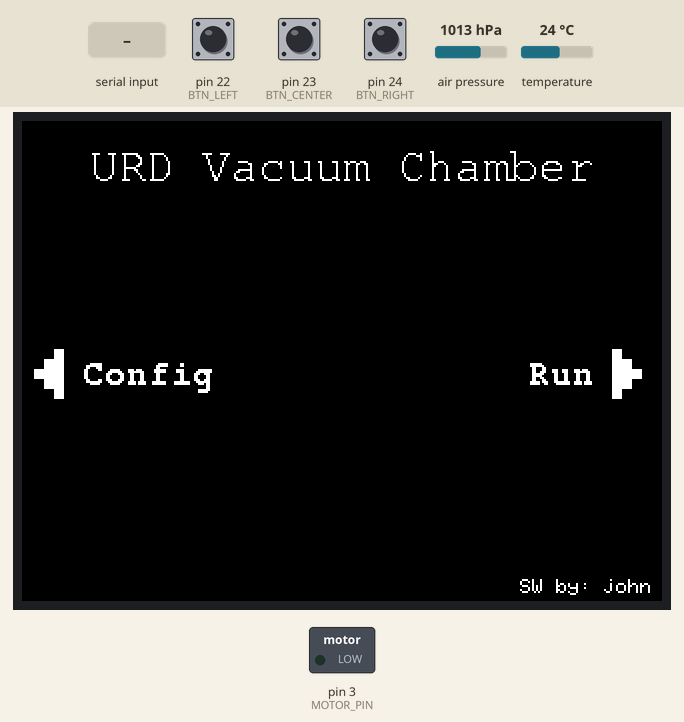
Recording of a sketch running on a simulated Arduino Mega 2560, built with avr-gcc and run on an emulated ATmega2560. Parts: 320×240 colour display, switched loads named in the sketch (green lamp = pin HIGH). Inputs (shaded band) come from the test bench; at power-on: pin 24 (BTN_RIGHT) HIGH, pin 23 (BTN_CENTER) HIGH, pin 22 (BTN_LEFT) HIGH, air pressure 1013 hPa, temperature 24 °C. What the sketch prints to the serial monitor is not drawn.

Above: at 3.9 s.
4.0 s: pin 24 (BTN_RIGHT) pulled LOW for 0.15 s
At 4.66 s:
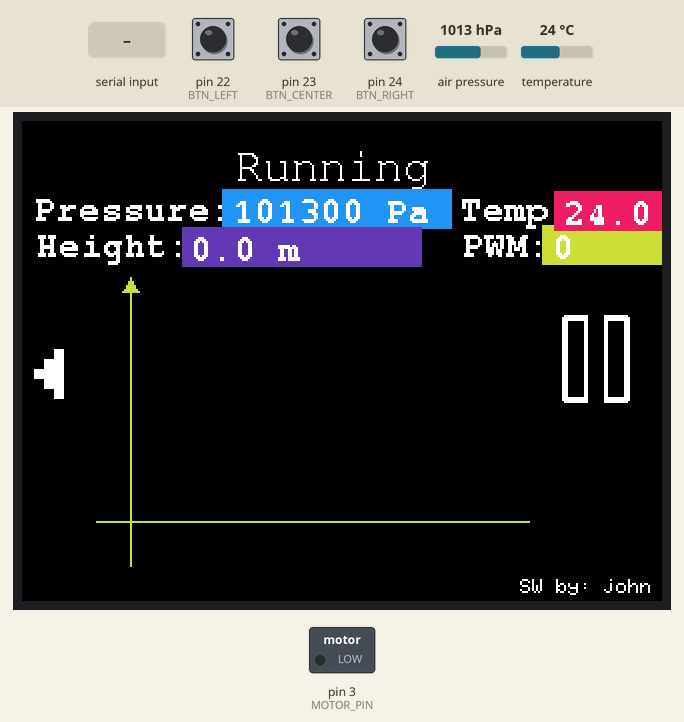
4.7 s: pin 23 (BTN_CENTER) pulled LOW for 0.15 s
At 5.27 s:
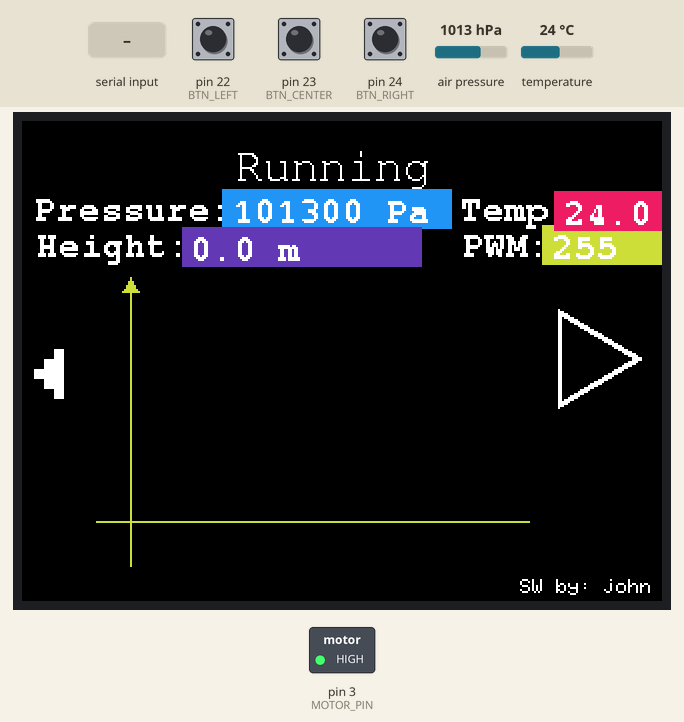
5.4 s: pin 22 (BTN_LEFT) pulled LOW for 1 s
At 6.8 s:
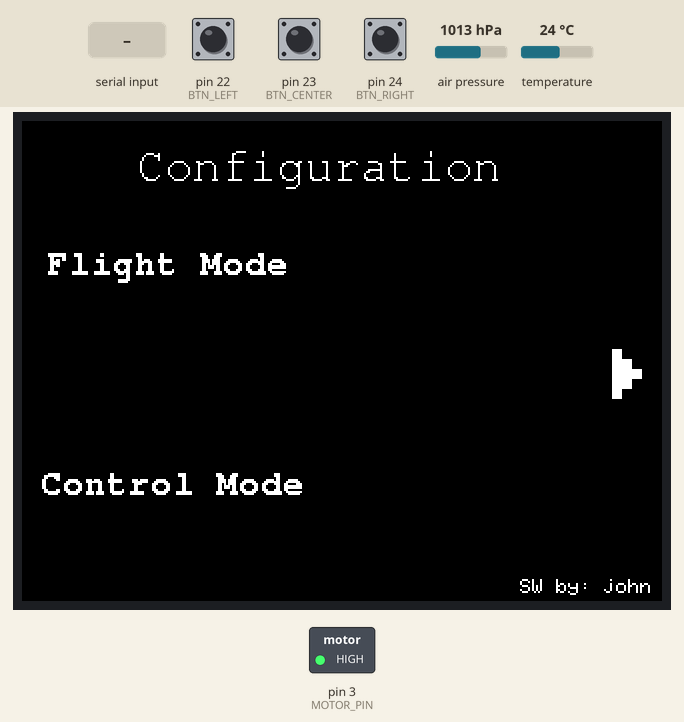
7.9 s: pin 24 (BTN_RIGHT) pulled LOW for 1 s
At 8.37 s:
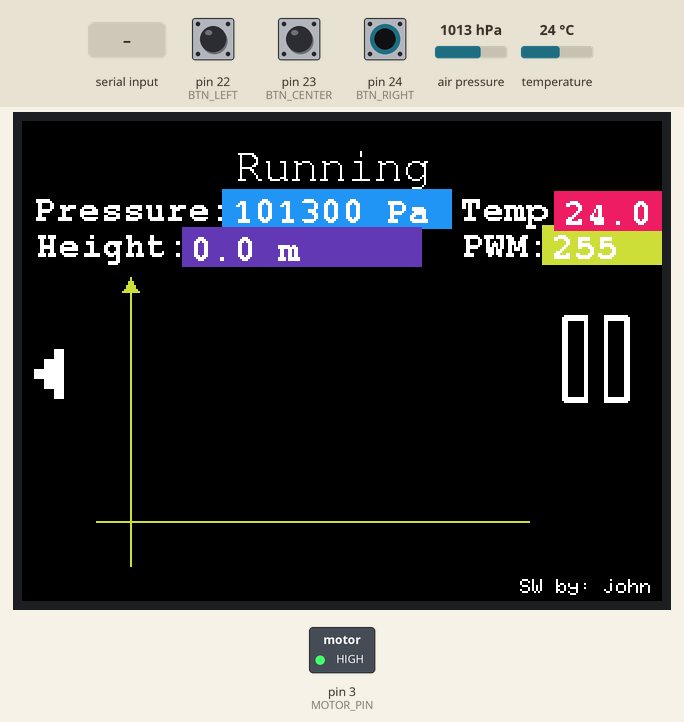
9.5 s: "E" received over Serial
At 10.7 s:
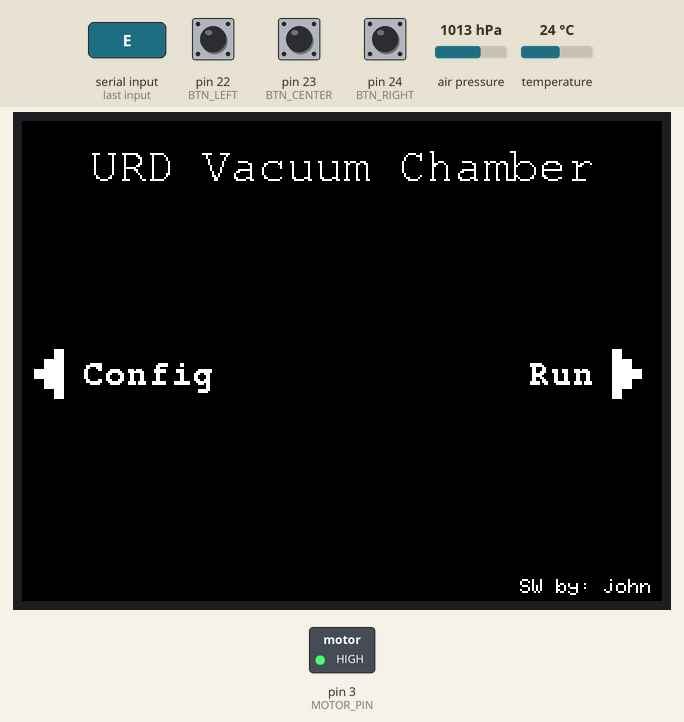
11.1 s: "D" received over Serial
At 11.79 s:
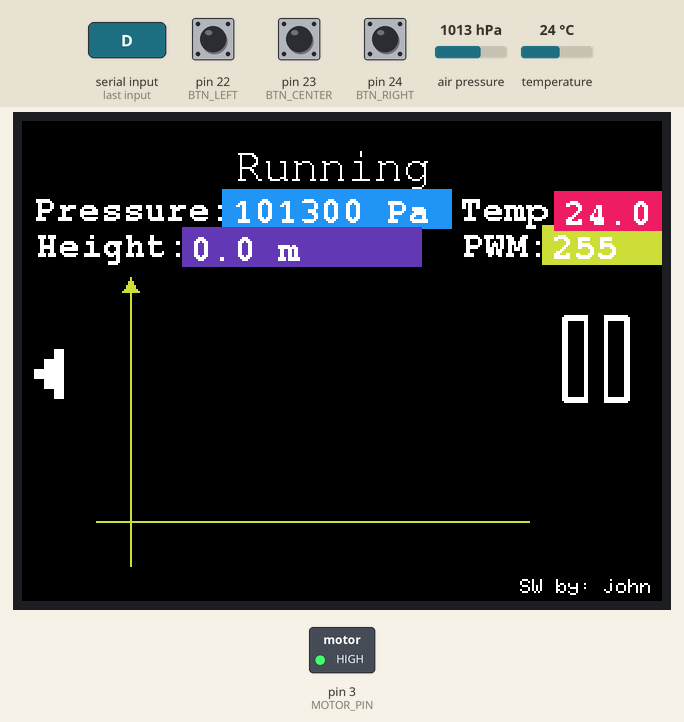
Timing chart, 0 to 14.0 s (numbered marks = the images above; inputs shaded):
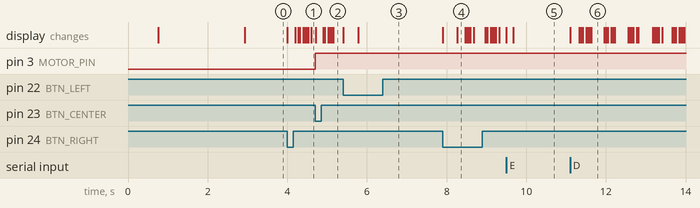

Measured:
- after the input at 4.0 s, the display: first changes at once (image 1 shows a later state)
- after the input at 4.7 s, pin 3 (MOTOR_PIN): LOW → HIGH at once; the display: first changes at once (image 2 shows a later state)
- after the input at 5.4 s, the display: first changes at once (image 3 shows a later state)
- after the input at 7.9 s, the display: first changes at once (image 4 shows a later state)
- after the input at 9.5 s, the display: first changes at once (image 5 shows a later state)
- after the input at 11.1 s, the display: first changes at once (image 6 shows a later state)

The sketch:

VacuumChamber.ino
```cpp
#include <Wire.h>
#include <Adafruit_GFX.h>
#include <MCUFRIEND_kbv.h>
#include <Adafruit_BMP280.h>


// =====================================================
// CONFIGURATIONS
// =====================================================
#define SCREEN_ON 0
#define DEBUG_PRINTS 0

// =====================================================
// DISPLAY
// =====================================================
MCUFRIEND_kbv tft;

#define TFT_ID 0x7783

#define BLACK   0x0000
#define WHITE   0xFFFF
#define RED     0xF800
#define GREEN   0x07E0
#define BLUE    0x001F
#define YELLOW  0xFFE0
#define CYAN    0x07FF
#define MAGENTA 0xF81F


// =====================================================
// BUTTONS
// =====================================================
#define BTN_LEFT   22
#define BTN_CENTER 23
#define BTN_RIGHT  24

// =====================================================
// MOTOR
// =====================================================
#define MOTOR_PIN 3

uint8_t motorPWM = 255;
bool motorRunning = false;

// =====================================================
// BMP280
// =====================================================
Adafruit_BMP280 bmp;

bool bmpOK = false;

float pressurePa = 0.0f;
float temperatureC = 0.0f;
float heightM = 0.0f;
float referencePressurePa = 101325.0f;

unsigned long lastSensorUpdate = 0;
const unsigned long SENSOR_PERIOD_MS = 200;

// =====================================================
// DISPLAY / ANIMATION UPDATE
// =====================================================
unsigned long lastRunValuesUpdate = 0;
const unsigned long RUN_VALUES_PERIOD_MS = 200;

unsigned long lastAnimationUpdate = 0;
const unsigned long ANIMATION_PERIOD_MS = 42;

// =====================================================
// BUTTON DEBOUNCE
// =====================================================
unsigned long lastButtonTime = 0;
const unsigned long BUTTON_DEBOUNCE_MS = 150;

// =====================================================
// SCREEN STATES
// =====================================================
enum Screen {
  SCREEN_CONFIG = 0,
  SCREEN_MAIN   = 1,
  SCREEN_RUN    = 2
};

Screen currentScreen = SCREEN_MAIN;
// Different initial value forces MAIN to be drawn after splash.
Screen previousScreen = SCREEN_CONFIG;

// =====================================================
// FUNCTION PROTOTYPES
// =====================================================
void readButtons();
void readSerialControl();
void processInput(char input);

void enterScreen(Screen screen);
void mainScreen();
void configScreen();
void runScreen();

void updateSensors();
void updateRunTextBuffers();
void updateRunValuesOnScreen();

void updateMotor();
void sendStart();
void sendConfirmation();

// =========================
// LOPAKA GENERATED CODE
// =========================

void drawMain1(void) {
    tft.fillScreen(0x0);
}

// [BEGIN lopaka generated]
#include "FreeMono12pt7b.h"
#include "FreeMonoBold9pt7b.h"

static const unsigned char PROGMEM image_ButtonRightSmall_bits[] = {0xf8,0x00,0xf8,0x00,0xf8,0x00,0xf8,0x00,0xf8,0x00,0xff,0xc0,0xff,0xc0,0xff,0xc0,0xff,0xc0,0xff,0xc0,0xff,0xfe,0xff,0xfe,0xff,0xfe,0xff,0xfe,0xff,0xfe,0xff,0xc0,0xff,0xc0,0xff,0xc0,0xff,0xc0,0xff,0xc0,0xf8,0x00,0xf8,0x00,0xf8,0x00,0xf8,0x00,0xf8,0x00};

void drawConfig(void) {
    tft.fillScreen(0x0);
    // string 4
    tft.setTextColor(0xFFFF);
    tft.setTextWrap(false);
    tft.setCursor(249, 229);
    tft.print("SW by: john");
    // ButtonRightSmall
    tft.drawBitmap(295, 114, image_ButtonRightSmall_bits, 15, 25, 0xFFFF);
    // Title
    tft.setFont(&FreeMono12pt7b);
    tft.setCursor(57, 29);
    tft.print("Configuration");
    // string 16
    tft.setFont(&FreeMonoBold9pt7b);
    tft.setCursor(718, 74);
    tft.print("Height:");
    // string 29
    tft.setCursor(12, 76);
    tft.print("Flight Mode");
    // string 29
    tft.setCursor(9, 186);
    tft.print("Control Mode");
}


// [BEGIN lopaka generated]
#include "FreeMono12pt7b.h"
#include "FreeMonoBold9pt7b.h"

static const unsigned char PROGMEM image_ButtonLeftSmall_bits[] = {0x00,0x3e,0x00,0x3e,0x00,0x3e,0x00,0x3e,0x00,0x3e,0x07,0xfe,0x07,0xfe,0x07,0xfe,0x07,0xfe,0x07,0xfe,0xff,0xfe,0xff,0xfe,0xff,0xfe,0xff,0xfe,0xff,0xfe,0x07,0xfe,0x07,0xfe,0x07,0xfe,0x07,0xfe,0x07,0xfe,0x00,0x3e,0x00,0x3e,0x00,0x3e,0x00,0x3e,0x00,0x3e};


void drawMain2(void) {
    tft.fillScreen(0x0);
    // string 4
    tft.setTextColor(0xFFFF);
    tft.setTextWrap(false);
    tft.setCursor(249, 229);
    tft.print("SW by: john");
    // ButtonRightSmall
    tft.drawBitmap(295, 114, image_ButtonRightSmall_bits, 15, 25, 0xFFFF);
    // ButtonLeftSmall
    tft.drawBitmap(6, 114, image_ButtonLeftSmall_bits, 15, 25, 0xFFFF);
    // Title
    tft.setFont(&FreeMono12pt7b);
    tft.setCursor(-318, 29);
    tft.print("URD Vacuum Chamber");
    // Title
    tft.setCursor(34, 29);
    tft.print("URD Vacuum Chamber");
    // string 13
    tft.setFont(&FreeMonoBold9pt7b);
    tft.setCursor(30, 131);
    tft.print("Config");
    // string 13
    tft.setCursor(253, 131);
    tft.print("Run");
}


// [BEGIN lopaka generated]
#include "FreeMono12pt7b.h"
#include "FreeMonoBold9pt7b.h"


#include "pause_64_64_28f.h"
char height_text[18]   = "0.0 m";
char pressure_text[20] = "0 Pa";
char pwm_text[10]      = "0";
char temp_text[16]     = "0.0 C";

void updateAnimations() {
    pause_64_64_28f_frame = millis() / 42 % 28;
}

void drawAnimation_pause_64_64_28f(void) {
    tft.drawBitmap(255, 87, pause_64_64_28f_frames[pause_64_64_28f_frame], 64, 64, 0xFFFF, 0x0);
}

void drawAnimations() {
    updateAnimations();
    drawAnimation_pause_64_64_28f();
}


void drawRun(void) {
    tft.fillScreen(0x0);
    // string 4
    tft.setTextColor(0xFFFF);
    tft.setTextWrap(false);
    tft.setCursor(249, 229);
    tft.print("SW by: john");
    // ButtonLeftSmall
    tft.drawBitmap(6, 114, image_ButtonLeftSmall_bits, 15, 25, 0xFFFF);
    // Title
    tft.setFont(&FreeMono12pt7b);
    tft.setCursor(106, 29);
    tft.print("Running");
    // press_text
    tft.setFont(&FreeMonoBold9pt7b);
    tft.setCursor(6, 49);
    tft.print("Pressure:");
    // height_text
    tft.setCursor(7, 67);
    tft.print("Height:");
    // temp_text
    tft.setCursor(219, 49);
    tft.print("Temp:");
    // pwm_text
    tft.setCursor(220, 67);
    tft.print("PWM:");
    // pressure
    tft.setTextColor(0xFFFF, 0x24BE);
    tft.setCursor(105, 50);
    tft.print(pressure_text);
    // pwm
    tft.setTextColor(0xFFFF, 0xCEE7);
    tft.setCursor(265, 68);
    tft.print(pwm_text);
    // height
    tft.setTextColor(0xFFFF, 0x61D6);
    tft.setCursor(84, 69);
    tft.print(height_text);
    // temp
    tft.setTextColor(0xFFFF, 0xE8EC);
    tft.setCursor(271, 51);
    tft.print(temp_text);
    // line 24
    tft.drawLine(-708, -278, -708, -278, 0xCEE7);
    // line 25
    tft.drawLine(54, 85, 54, 222, 0xCEE7);
    // line 26
    tft.drawLine(37, 200, 253, 200, 0xCEE7);
    // triangle 27
    tft.fillTriangle(54, 78, 50, 85, 58, 85, 0xCEE7);
}

// [END lopaka generated]


// =====================================================
// SETUP
// =====================================================
void setup() {
  Serial.begin(115200);
  delay(300);

  Serial.println();
  Serial.println(F("================================"));
  Serial.println(F(" URD Vacuum Chamber"));
  Serial.println(F(" Mega + MCUFRIEND 0x7783"));
  Serial.println(F("================================"));

  // -------------------------
  // Buttons
  // -------------------------
  pinMode(BTN_LEFT, INPUT_PULLUP);
  pinMode(BTN_CENTER, INPUT_PULLUP);
  pinMode(BTN_RIGHT, INPUT_PULLUP);

  // -------------------------
  // Motor PWM
  // -------------------------
  pinMode(MOTOR_PIN, OUTPUT);
  analogWrite(MOTOR_PIN, 0);

  // -------------------------
  // BMP280 / I2C
  // Mega: SDA = 20, SCL = 21
  // -------------------------
  Wire.begin();

  bmpOK = bmp.begin(0x76);

  if (!bmpOK) {
    bmpOK = bmp.begin(0x77);
  }

  if (bmpOK) {
    // Moderate filtering/oversampling for a stable chamber reading.
    bmp.setSampling(
      Adafruit_BMP280::MODE_NORMAL,
      Adafruit_BMP280::SAMPLING_X2,
      Adafruit_BMP280::SAMPLING_X16,
      Adafruit_BMP280::FILTER_X16,
      Adafruit_BMP280::STANDBY_MS_63
    );

    delay(150);

    referencePressurePa = bmp.readPressure();

    Serial.print(F("[BMP280] OK | P0 = "));
    Serial.print(referencePressurePa, 1);
    Serial.println(F(" Pa"));
  } else {
    Serial.println(F("[BMP280] NOT FOUND at 0x76 or 0x77"));
  }

  // -------------------------
  // TFT
  // -------------------------

  uint16_t detectedID = tft.readID();

  Serial.print(F("[TFT] detected ID = 0x"));
  Serial.println(detectedID, HEX);

  // The tested shield reports 0x7783.
  tft.begin(TFT_ID);
  tft.setRotation(3);
  tft.fillScreen(BLACK);

  // -------------------------
  // Splash
  // -------------------------
  drawMain1();
  delay(2000);

  // Force initial MAIN draw.
  previousScreen = SCREEN_CONFIG;
  currentScreen = SCREEN_MAIN;

  Serial.println(F("[SERIAL] E=left | C=center | D=right"));
}


// =====================================================
// MAIN LOOP
// =====================================================
void loop() {
  readButtons();
  readSerialControl();

  updateSensors();
  updateMotor();

  if (currentScreen != previousScreen) {
    enterScreen(currentScreen);
    previousScreen = currentScreen;
  }

  switch (currentScreen) {
    case SCREEN_CONFIG:
      configScreen();
      break;

    case SCREEN_MAIN:
      mainScreen();
      break;

    case SCREEN_RUN:
      runScreen();
      break;
  }
}


// =====================================================
// INPUT PROCESSING
// =====================================================
void processInput(char input) {
  // LEFT
  if (input == 'E') {
    Serial.println(F("[INPUT] LEFT"));

    if (currentScreen == SCREEN_RUN) {
      currentScreen = SCREEN_MAIN;
    } else if (currentScreen == SCREEN_MAIN) {
      currentScreen = SCREEN_CONFIG;
    }

    return;
  }

  // RIGHT
  if (input == 'D') {
    Serial.println(F("[INPUT] RIGHT"));

    if (currentScreen == SCREEN_CONFIG) {
      currentScreen = SCREEN_MAIN;
    } else if (currentScreen == SCREEN_MAIN) {
      currentScreen = SCREEN_RUN;
    }

    return;
  }

  // CENTER
  if (input == 'C') {
    Serial.println(F("[INPUT] CENTER"));

    if (currentScreen == SCREEN_RUN) {
      sendStart();
    } else if (currentScreen == SCREEN_CONFIG) {
      sendConfirmation();
    }

    return;
  }
}


// =====================================================
// PHYSICAL BUTTONS
// =====================================================
void readButtons() {
  if ((millis() - lastButtonTime) < BUTTON_DEBOUNCE_MS) {
    return;
  }

  if (digitalRead(BTN_LEFT) == LOW) {
    lastButtonTime = millis();
    processInput('E');
    return;
  }

  if (digitalRead(BTN_CENTER) == LOW) {
    lastButtonTime = millis();
    processInput('C');
    return;
  }

  if (digitalRead(BTN_RIGHT) == LOW) {
    lastButtonTime = millis();
    processInput('D');
    return;
  }
}


// =====================================================
// SERIAL CONTROL
// =====================================================
void readSerialControl() {
  while (Serial.available() > 0) {
    char c = Serial.read();

    if (c >= 'a' && c <= 'z') {
      c = c - ('a' - 'A');
    }

    if (c == 'E' || c == 'C' || c == 'D') {
      processInput(c);
    }
  }
}


// =====================================================
// SCREEN ENTRY
// =====================================================
void enterScreen(Screen screen) {
  tft.fillScreen(BLACK);
  tft.setFont(NULL);
  tft.setTextWrap(false);

  switch (screen) {
    case SCREEN_CONFIG:
      Serial.println(F("[SCREEN] CONFIG"));
      drawConfig();
      break;

    case SCREEN_MAIN:
      Serial.println(F("[SCREEN] MAIN"));
      drawMain2();
      break;

    case SCREEN_RUN:
      Serial.println(F("[SCREEN] RUN"));
      updateRunTextBuffers();
      drawRun();

      // Force immediate first dynamic refresh.
      lastRunValuesUpdate = 0;
      lastAnimationUpdate = 0;
      break;
  }
}


// =====================================================
// SCREEN LOGIC
// =====================================================
void mainScreen() {
  // Static screen: draw only on entry.
}

void configScreen() {
  // Static for now.
  // sendConfirmation() is the placeholder for future parameter editing.
}

void runScreen() {
  unsigned long now = millis();

  // Only redraw the value areas, not the whole screen.
  if ((now - lastRunValuesUpdate) >= RUN_VALUES_PERIOD_MS) {
    lastRunValuesUpdate = now;
    updateRunTextBuffers();
    updateRunValuesOnScreen();
  }

  // Lopaka pause/resume animation.
  if ((now - lastAnimationUpdate) >= ANIMATION_PERIOD_MS) {
    lastAnimationUpdate = now;
    drawAnimations();
  }
}


// =====================================================
// SENSOR ACQUISITION
// =====================================================
void updateSensors() {
  if (!bmpOK) {
    return;
  }

  unsigned long now = millis();

  if ((now - lastSensorUpdate) < SENSOR_PERIOD_MS) {
    return;
  }

  lastSensorUpdate = now;

  pressurePa = bmp.readPressure();
  temperatureC = bmp.readTemperature();

  // Relative barometric "height" referenced to pressure at startup.
  // Useful here as an equivalent pressure altitude change.
  if (pressurePa > 0.0f && referencePressurePa > 0.0f) {
    heightM =
      44330.0f *
      (1.0f - pow(pressurePa / referencePressurePa, 0.1903f));
  }

  Serial.print(F("[SENSOR] P="));
  Serial.print(pressurePa, 0);
  Serial.print(F(" Pa | T="));
  Serial.print(temperatureC, 1);
  Serial.print(F(" C | H="));
  Serial.print(heightM, 1);
  Serial.print(F(" m | PWM="));
  Serial.print(motorRunning ? motorPWM : 0);
  Serial.print(F(" | MOTOR="));
  Serial.println(motorRunning ? F("ON") : F("OFF"));
}


// =====================================================
// CONVERT VALUES TO LOPAKA TEXT BUFFERS
// =====================================================
void updateRunTextBuffers() {
  if (bmpOK) {
    char numberBuffer[14];

    dtostrf(pressurePa, 1, 0, numberBuffer);
    snprintf(pressure_text, sizeof(pressure_text), "%s Pa", numberBuffer);

    dtostrf(heightM, 1, 1, numberBuffer);
    snprintf(height_text, sizeof(height_text), "%s m", numberBuffer);

    dtostrf(temperatureC, 1, 1, numberBuffer);
    snprintf(temp_text, sizeof(temp_text), "%s C", numberBuffer);
  } else {
    strncpy(pressure_text, "SENSOR ERR", sizeof(pressure_text));
    pressure_text[sizeof(pressure_text) - 1] = '\0';

    strncpy(height_text, "--.- m", sizeof(height_text));
    height_text[sizeof(height_text) - 1] = '\0';

    strncpy(temp_text, "--.- C", sizeof(temp_text));
    temp_text[sizeof(temp_text) - 1] = '\0';
  }

  snprintf(
    pwm_text,
    sizeof(pwm_text),
    "%u",
    motorRunning ? motorPWM : 0
  );
}


// =====================================================
// PARTIAL RUN-SCREEN REFRESH
// =====================================================
void updateRunValuesOnScreen() {
  tft.setFont(&FreeMonoBold9pt7b);

  // Pressure
  tft.fillRect(100, 34, 115, 20, 0x24BE);
  tft.setTextColor(WHITE, 0x24BE);
  tft.setCursor(105, 50);
  tft.print(pressure_text);

  // PWM
  tft.fillRect(260, 52, 60, 20, 0xCEE7);
  tft.setTextColor(WHITE, 0xCEE7);
  tft.setCursor(265, 68);
  tft.print(pwm_text);

  // Height
  tft.fillRect(80, 53, 120, 20, 0x61D6);
  tft.setTextColor(WHITE, 0x61D6);
  tft.setCursor(84, 69);
  tft.print(height_text);

  // Temperature
  tft.fillRect(266, 35, 54, 20, 0xE8EC);
  tft.setTextColor(WHITE, 0xE8EC);
  tft.setCursor(271, 51);
  tft.print(temp_text);
}


// =====================================================
// MOTOR
// =====================================================
void updateMotor() {
  analogWrite(
    MOTOR_PIN,
    motorRunning ? motorPWM : 0
  );
}

void sendStart() {
  motorRunning = !motorRunning;

  updateMotor();
  updateRunTextBuffers();

  Serial.print(F("[MOTOR] "));
  Serial.print(motorRunning ? F("ON") : F("OFF"));
  Serial.print(F(" | PWM="));
  Serial.println(motorRunning ? motorPWM : 0);

  // Immediate visible update while on RUN.
  if (currentScreen == SCREEN_RUN) {
    updateRunValuesOnScreen();
  }
}


// =====================================================
// CONFIG CONFIRMATION
// =====================================================
void sendConfirmation() {
  Serial.println(F("[CONFIG] CENTER pressed - dummy confirmation"));
}


// =====================================================
// FUTURE HEIGHT GRAPH FUNCTIONS
// =====================================================
// Add the mini-graph here later without changing the navigation/sensor layer.
```

Source omitted: eeMono12pt7b.h (data table, 13799 bytes), onoBold9pt7b.h (data table, 10813 bytes), se_64_64_28f.h (data table, 72094 bytes)
